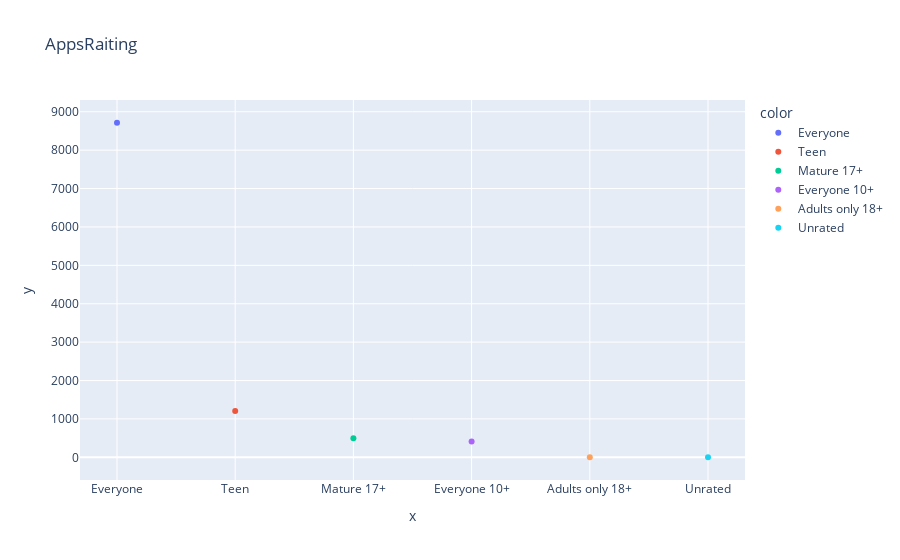

Notebook cell for this chart:
### Code cell
px.scatter(x=raiting.index,y=raiting.values,color=raiting.index,title="AppsRaiting")

### Figure 1 — Plotly figure (JSON) as saved in the notebook; plotly's stock layout.template omitted (floating-point values rounded to 4 significant figures)
{"data": [{"hovertemplate": "color=Everyone<br>x=%{x}<br>y=%{y}<extra></extra>", "legendgroup": "Everyone", "marker": {"color": "#636efa", "symbol": "circle"}, "mode": "markers", "name": "Everyone", "orientation": "v", "showlegend": true, "type": "scatter", "x": ["Everyone"], "xaxis": "x", "y": [8714], "yaxis": "y"}, {"hovertemplate": "color=Teen<br>x=%{x}<br>y=%{y}<extra></extra>", "legendgroup": "Teen", "marker": {"color": "#EF553B", "symbol": "circle"}, "mode": "markers", "name": "Teen", "orientation": "v", "showlegend": true, "type": "scatter", "x": ["Teen"], "xaxis": "x", "y": [1208], "yaxis": "y"}, {"hovertemplate": "color=Mature 17+<br>x=%{x}<br>y=%{y}<extra></extra>", "legendgroup": "Mature 17+", "marker": {"color": "#00cc96", "symbol": "circle"}, "mode": "markers", "name": "Mature 17+", "orientation": "v", "showlegend": true, "type": "scatter", "x": ["Mature 17+"], "xaxis": "x", "y": [499], "yaxis": "y"}, {"hovertemplate": "color=Everyone 10+<br>x=%{x}<br>y=%{y}<extra></extra>", "legendgroup": "Everyone 10+", "marker": {"color": "#ab63fa", "symbol": "circle"}, "mode": "markers", "name": "Everyone 10+", "orientation": "v", "showlegend": true, "type": "scatter", "x": ["Everyone 10+"], "xaxis": "x", "y": [414], "yaxis": "y"}, {"hovertemplate": "color=Adults only 18+<br>x=%{x}<br>y=%{y}<extra></extra>", "legendgroup": "Adults only 18+", "marker": {"color": "#FFA15A", "symbol": "circle"}, "mode": "markers", "name": "Adults only 18+", "orientation": "v", "showlegend": true, "type": "scatter", "x": ["Adults only 18+"], "xaxis": "x", "y": [3], "yaxis": "y"}, {"hovertemplate": "color=Unrated<br>x=%{x}<br>y=%{y}<extra></extra>", "legendgroup": "Unrated", "marker": {"color": "#19d3f3", "symbol": "circle"}, "mode": "markers", "name": "Unrated", "orientation": "v", "showlegend": true, "type": "scatter", "x": ["Unrated"], "xaxis": "x", "y": [2], "yaxis": "y"}], "layout": {"legend": {"title": {"text": "color"}, "tracegroupgap": 0}, "title": {"text": "AppsRaiting"}, "xaxis": {"anchor": "y", "domain": [0, 1], "title": {"text": "x"}}, "yaxis": {"anchor": "x", "domain": [0, 1], "title": {"text": "y"}}}}
